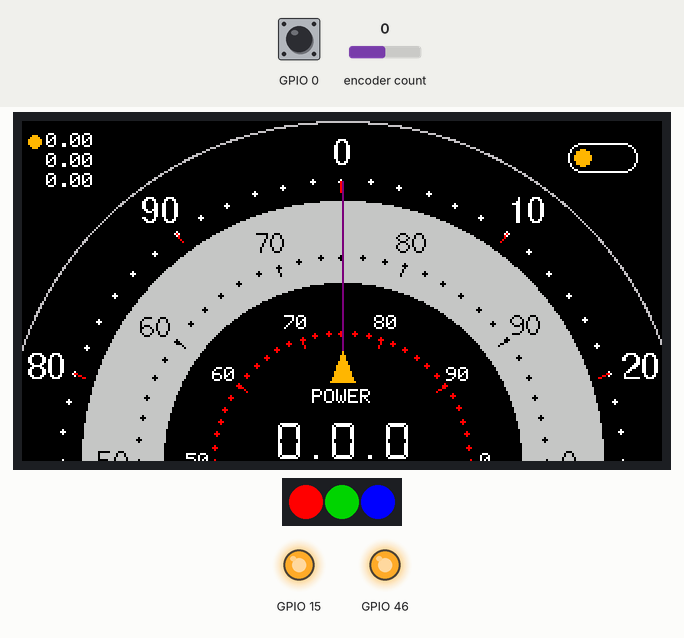
Bench run of a sketch on a simulated ESP32. Shown: 320×170 colour display, 3 RGB LEDs in strip order, left to right, output pins drawn as LEDs (lit = HIGH). The test bench sets the inputs (shaded band); at power-on: encoder count 0, GPIO 0 HIGH.

Above: at 1.4 s.
1.5 s: encoder count set to 1
At 2.3 s:
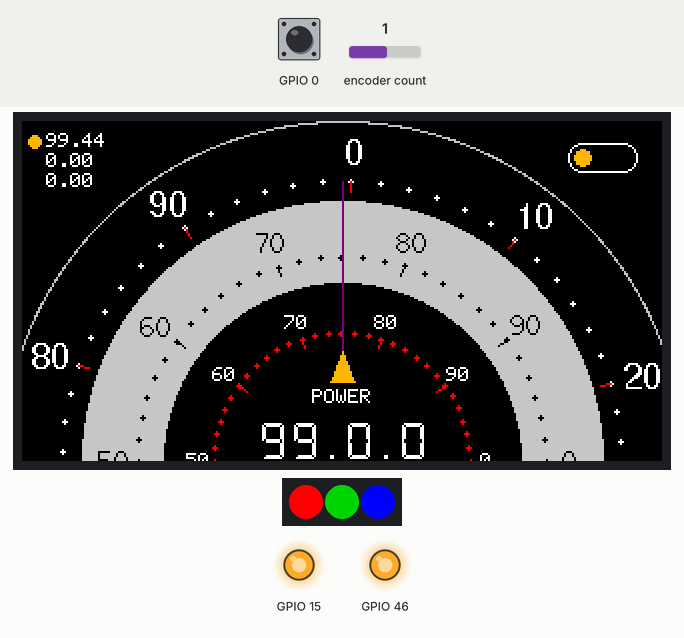
3.1 s: encoder count set to 2
At 3.5 s:
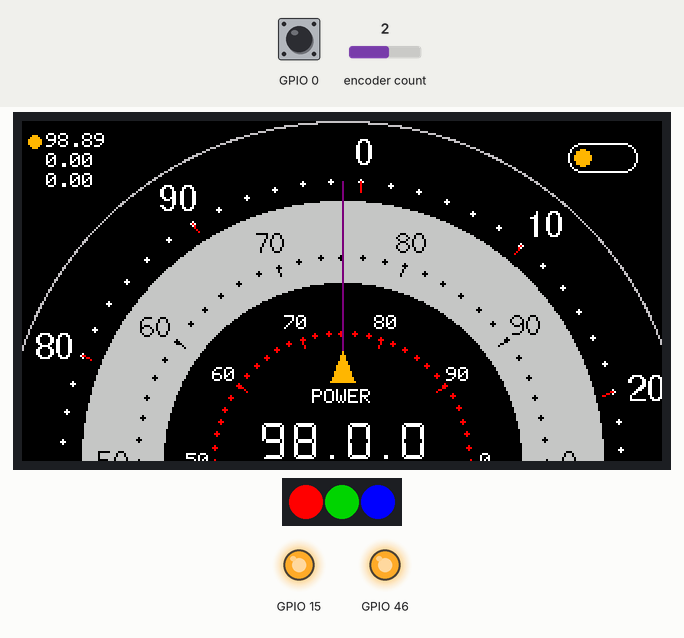
4.7 s: encoder count set to 3
At 5.9 s:
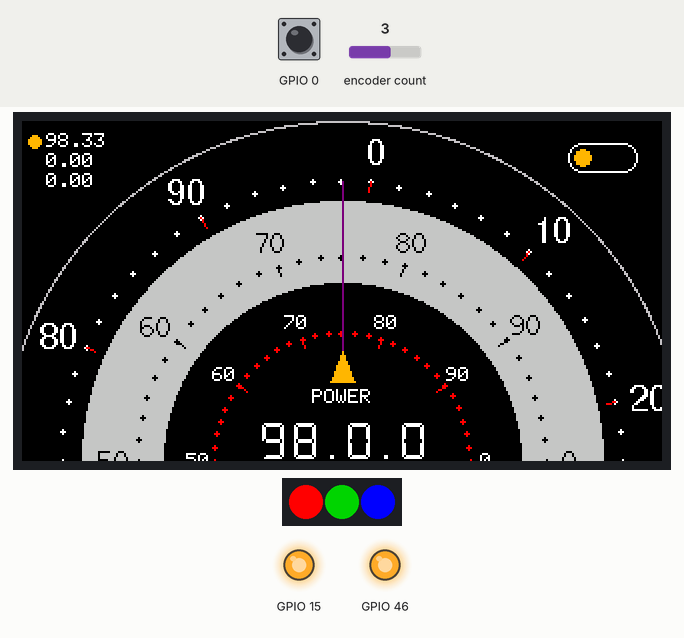
Timing chart, 0 to 7.7 s (numbered marks = the images above; inputs shaded):
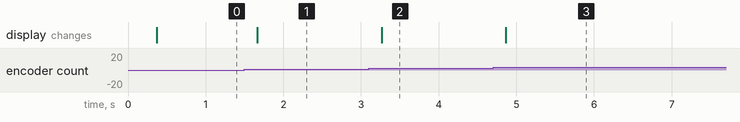

Measured:
- after the input at 1.5 s, the display: changes after 0.16 s (image 1)
- after the input at 3.1 s, the display: changes after 0.16 s (image 2)
- after the input at 4.7 s, the display: changes after 0.16 s (image 3)

The sketch:

TEmbedGauges.ino
```cpp
#include <TFT_eSPI.h>
#include <RotaryEncoder.h>
#include <FastLED.h>
#include "fonts.h"
TFT_eSPI tft = TFT_eSPI();
TFT_eSprite img = TFT_eSprite(&tft);

#define NUM_LEDS 3
#define DATA_PIN 42
#define CLOCK_PIN 45
CRGB leds[NUM_LEDS];

#define PIN_IN1 2
#define PIN_IN2 1

#define color1 TFT_WHITE
#define color2  0x8410
#define color3 TFT_ORANGE
#define color4 TFT_BLACK  //background
#define color5 0xC638

unsigned short colorsF[3]={TFT_WHITE,TFT_BLACK,TFT_WHITE};
unsigned short colorsB[3]={TFT_BLACK,color5,TFT_BLACK};
unsigned short colorsL[3]={TFT_RED,TFT_BLACK,TFT_RED};
unsigned short colorsD[3]={TFT_WHITE,TFT_BLACK,TFT_RED};
volatile int counter = 0;
float VALUE[3];
float lastValue=0;

double rad=0.01745;
float x[3][360];
float y[3][360];

float px[3][360];
float py[3][360];

float lx[3][360];
float ly[3][360];

int r2=156;
int sx=160;
int sy=170;

String cc[10]={"0","10","20","30","40","50","60","70","80","90"};
int start[3][10];
int startP[3][60];

const int pwmFreq = 5000;
const int pwmResolution = 8;
const int pwmLedChannelTFT = 0;

const int ledPin2 = 27;
const int freq2 = 5000;
const int ledChannel2 = 2;
const int resolution2 = 8;
int dutyCycle2 = 128;

bool onOff=0;
bool debounce=0;

RotaryEncoder encoder(PIN_IN1, PIN_IN2, RotaryEncoder::LatchMode::TWO03);
int chosen=0;

void setup() {
     pinMode(0,INPUT_PULLUP);
     pinMode(46, OUTPUT);
     digitalWrite(46, HIGH);

     pinMode(15, OUTPUT);
     digitalWrite(15, HIGH);

     FastLED.addLeds<APA102, DATA_PIN, CLOCK_PIN, RGB>(leds, NUM_LEDS);

  tft.begin();
  tft.writecommand(0x11);
  tft.setRotation(3);
    tft.setSwapBytes(true);
    tft.fillScreen(TFT_BLACK);
    tft.setTextDatum(4);

    img.setSwapBytes(true);
    img.createSprite(320, 170);


int b[3]={0,0};
int b2[3]={0,0};

    for(int j=0;j<3;j++){
      int r=r2-j*38;
      for(int i=0;i<360;i++)
    {
       x[j][i]=((r-(j*4))*cos(rad*i))+sx;
       y[j][i]=((r-(j*4))*sin(rad*i))+sy;
       px[j][i]=((r-16)*cos(rad*i))+sx;
       py[j][i]=((r-16)*sin(rad*i))+sy;

       lx[j][i]=((r-21)*cos(rad*i))+sx;
       ly[j][i]=((r-21)*sin(rad*i))+sy;

       if(i%36==0){
       start[j][b[j]]=i;
       b[j]++;
       }

       if(i%6==0){
       startP[j][b2[j]]=i;
       b2[j]++;
       }
      }}

        leds[0] = CRGB::Red;
  leds[1] = CRGB::Green;
  leds[2] = CRGB::Blue;
  FastLED.show();


}
int angle[3]={270};
int lastAngle[3]={0};
int deb=0;

void loop() {

 if(digitalRead(0)==0){
  if(deb==0){
      deb=1;
      chosen++;
    if(chosen>2) chosen=0; delay(100);}
  }else {deb=0;}

 static int lastCounter = 0;
 read_encoder();

  if(angle[chosen] != lastCounter){
  lastCounter = angle[chosen]; }

  if(angle[chosen]!=lastAngle[chosen])
  {
     lastAngle[chosen]=angle[chosen];

     VALUE[chosen]=((angle[chosen]-270)/3.60)*-1;
     if(VALUE[chosen]<0)
     VALUE[chosen]=VALUE[chosen]+100;

 img.fillSprite(color4);
 img.setTextDatum(4);
 img.fillSmoothCircle(sx,sy,170,TFT_SILVER,color4);
 img.fillSmoothCircle(sx,sy,169,TFT_BLACK,TFT_SILVER);
 img.fillSmoothCircle(sx,sy,130,color5,TFT_BLACK);
 img.fillSmoothCircle(sx,sy,89,TFT_BLACK,color5);
 img.setTextColor(TFT_WHITE,TFT_BLACK);
 img.setFreeFont(&FreeSans9pt7b);


   for(int j=0;j<3;j++)
  for(int i=0;i<60;i++)
  if(startP[j][i]+angle[j]<360)
 img.fillCircle(px[j][startP[j][i]+angle[j]],py[j][startP[j][i]+angle[j]],1,colorsD[j]);
 else
 img.fillCircle(px[j][(startP[j][i]+angle[j])-360],py[j][(startP[j][i]+angle[j])-360],1,colorsD[j]);

 for(int j=0;j<3;j++){
  if(j==0)img.setFreeFont(&FreeSans9pt7b);
  if(j==1)img.setTextFont(2);
  if(j==2)img.setTextFont(0);
  img.setTextColor(colorsF[j],colorsB[j]);
 for(int i=0;i<10;i++)
 if(start[j][i]+angle[j]<360){
 img.drawString(cc[i],x[j][start[j][i]+angle[j]],y[j][start[j][i]+angle[j]]);
 img.drawLine(px[j][start[j][i]+angle[j]],py[j][start[j][i]+angle[j]],lx[j][start[j][i]+angle[j]],ly[j][start[j][i]+angle[j]],colorsL[j]);
 }
 else
 {
 img.drawString(cc[i],x[j][(start[j][i]+angle[j])-360],y[j][(start[j][i]+angle[j])-360]);
 img.drawLine(px[j][(start[j][i]+angle[j])-360],py[j][(start[j][i]+angle[j])-360],lx[j][(start[j][i]+angle[j])-360],ly[j][(start[j][i]+angle[j])-360],colorsL[j]);
 }}

img.fillTriangle(154,sy-40,166,sy-40,160,sy-56,TFT_ORANGE);
img.drawLine(160,30,160,sy-56,TFT_PURPLE);
 img.setFreeFont(&DSEG7_Classic_Bold_18);
 img.drawString(String((int)VALUE[0])+" . "+String((int)VALUE[1])+" . "+String((int)VALUE[2]),sx,sy-10);
 img.setTextFont(0);
 img.drawString("POWER",sx,sy-32);
 img.setTextDatum(0);
 img.setTextColor(TFT_WHITE,color4);

 img.drawString(String(VALUE[0]),12,6);
 img.drawString(String(VALUE[1]),12,16);
 img.drawString(String(VALUE[2]),12,26);

 img.fillCircle(6,(chosen+1)*10,3,TFT_ORANGE);


    img.drawCircle(280,18,7,TFT_WHITE);
    img.drawCircle(300,18,7,TFT_WHITE);
    img.fillCircle(300,18,6,TFT_BLACK);
    img.drawLine(280,11,300,11,TFT_WHITE);
    img.drawLine(280,25,300,25,TFT_WHITE);
    img.fillRect(281,12,18,13,TFT_BLACK);

    img.fillCircle(280,18,4,TFT_ORANGE);


  img.pushSprite(0, 0);

 if(VALUE==0 || onOff==1)
 {
}else{
 dutyCycle2=map((int)VALUE,0,100,0,255);
 ledcWrite(ledChannel2,dutyCycle2);}
  }
}

void read_encoder() {

  static int pos = 0;
  encoder.tick();

  int newPos = encoder.getPosition();
  if (pos != newPos) {

    if(newPos>pos)
    angle[chosen]=angle[chosen]+2;
      if(newPos<pos)
    angle[chosen]=angle[chosen]-2;

    pos = newPos;
  }
  if(angle[chosen]>=360)
  angle[chosen]=0;

  if(angle[chosen]<0)
  angle[chosen]=354;
}
```

Source omitted: fonts.h (data table, 14363 bytes)
